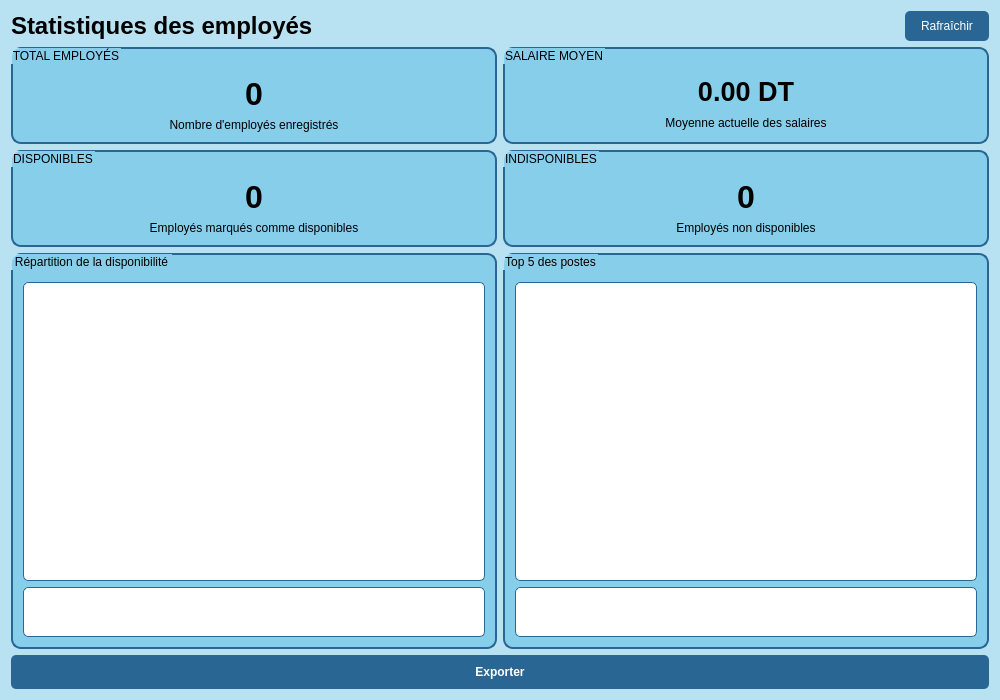
<?xml version="1.0" encoding="UTF-8"?>
<ui version="4.0">
 <class>Statistique</class>
 <widget class="QDialog" name="Statistique">
  <property name="geometry">
   <rect>
    <x>0</x>
    <y>0</y>
    <width>1000</width>
    <height>700</height>
   </rect>
  </property>
  <property name="windowTitle">
   <string>Statistiques des employés</string>
  </property>
  <property name="styleSheet">
   <string notr="true">background-color: #b8e2f2;</string>
  </property>
  <layout class="QVBoxLayout" name="verticalLayout">
   <item>
    <layout class="QHBoxLayout" name="headerLayout">
     <item>
      <widget class="QLabel" name="titleLabel">
       <property name="font">
        <font>
         <pointsize>18</pointsize>
         <bold>true</bold>
        </font>
       </property>
       <property name="text">
        <string>Statistiques des employés</string>
       </property>
      </widget>
     </item>
     <item>
      <spacer name="horizontalSpacer">
       <property name="orientation">
        <enum>Qt::Horizontal</enum>
       </property>
       <property name="sizeHint" stdset="0">
        <size>
         <width>40</width>
         <height>20</height>
        </size>
       </property>
      </spacer>
     </item>
     <item>
      <widget class="QPushButton" name="refreshButton">
       <property name="styleSheet">
        <string notr="true">background-color: rgb(41, 102, 148);
color: white;
padding: 8px 16px;
border-radius: 5px;</string>
       </property>
       <property name="text">
        <string>Rafraîchir</string>
       </property>
      </widget>
     </item>
    </layout>
   </item>
   <item>
    <layout class="QHBoxLayout" name="topRowLayout">
     <item>
      <widget class="QGroupBox" name="totalGroupBox">
       <property name="styleSheet">
        <string notr="true">QGroupBox {
    background-color: #87CEEB;
    border: 2px solid rgb(41, 102, 148);
    border-radius: 10px;
    padding: 15px;
}
QLabel {
    background-color: transparent;
}</string>
       </property>
       <property name="title">
        <string>TOTAL EMPLOYÉS</string>
       </property>
       <layout class="QVBoxLayout" name="verticalLayout_2">
        <item>
         <widget class="QLabel" name="totalEmployeesLabel">
          <property name="font">
           <font>
            <pointsize>24</pointsize>
            <bold>true</bold>
           </font>
          </property>
          <property name="text">
           <string>0</string>
          </property>
          <property name="alignment">
           <set>Qt::AlignCenter</set>
          </property>
         </widget>
        </item>
        <item>
         <widget class="QLabel" name="totalSubtitleLabel">
          <property name="text">
           <string>Nombre d'employés enregistrés</string>
          </property>
          <property name="alignment">
           <set>Qt::AlignCenter</set>
          </property>
         </widget>
        </item>
       </layout>
      </widget>
     </item>
     <item>
      <widget class="QGroupBox" name="avgSalaryGroupBox">
       <property name="styleSheet">
        <string notr="true">QGroupBox {
    background-color: #87CEEB;
    border: 2px solid rgb(41, 102, 148);
    border-radius: 10px;
    padding: 15px;
}
QLabel {
    background-color: transparent;
}</string>
       </property>
       <property name="title">
        <string>SALAIRE MOYEN</string>
       </property>
       <layout class="QVBoxLayout" name="verticalLayout_3">
        <item>
         <widget class="QLabel" name="avgSalaryLabel">
          <property name="font">
           <font>
            <pointsize>20</pointsize>
            <bold>true</bold>
           </font>
          </property>
          <property name="text">
           <string>0.00 DT</string>
          </property>
          <property name="alignment">
           <set>Qt::AlignCenter</set>
          </property>
         </widget>
        </item>
        <item>
         <widget class="QLabel" name="avgSalarySubtitleLabel">
          <property name="text">
           <string>Moyenne actuelle des salaires</string>
          </property>
          <property name="alignment">
           <set>Qt::AlignCenter</set>
          </property>
         </widget>
        </item>
       </layout>
      </widget>
     </item>
    </layout>
   </item>
   <item>
    <layout class="QHBoxLayout" name="middleRowLayout">
     <item>
      <widget class="QGroupBox" name="availableGroupBox">
       <property name="styleSheet">
        <string notr="true">QGroupBox {
    background-color: #87CEEB;
    border: 2px solid rgb(41, 102, 148);
    border-radius: 10px;
    padding: 15px;
}
QLabel {
    background-color: transparent;
}</string>
       </property>
       <property name="title">
        <string>DISPONIBLES</string>
       </property>
       <layout class="QVBoxLayout" name="verticalLayout_4">
        <item>
         <widget class="QLabel" name="availableLabel">
          <property name="font">
           <font>
            <pointsize>24</pointsize>
            <bold>true</bold>
           </font>
          </property>
          <property name="text">
           <string>0</string>
          </property>
          <property name="alignment">
           <set>Qt::AlignCenter</set>
          </property>
         </widget>
        </item>
        <item>
         <widget class="QLabel" name="availableSubtitleLabel">
          <property name="text">
           <string>Employés marqués comme disponibles</string>
          </property>
          <property name="alignment">
           <set>Qt::AlignCenter</set>
          </property>
         </widget>
        </item>
       </layout>
      </widget>
     </item>
     <item>
      <widget class="QGroupBox" name="unavailableGroupBox">
       <property name="styleSheet">
        <string notr="true">QGroupBox {
    background-color: #87CEEB;
    border: 2px solid rgb(41, 102, 148);
    border-radius: 10px;
    padding: 15px;
}
QLabel {
    background-color: transparent;
}</string>
       </property>
       <property name="title">
        <string>INDISPONIBLES</string>
       </property>
       <layout class="QVBoxLayout" name="verticalLayout_5">
        <item>
         <widget class="QLabel" name="unavailableLabel">
          <property name="font">
           <font>
            <pointsize>24</pointsize>
            <bold>true</bold>
           </font>
          </property>
          <property name="text">
           <string>0</string>
          </property>
          <property name="alignment">
           <set>Qt::AlignCenter</set>
          </property>
         </widget>
        </item>
        <item>
         <widget class="QLabel" name="unavailableSubtitleLabel">
          <property name="text">
           <string>Employés non disponibles</string>
          </property>
          <property name="alignment">
           <set>Qt::AlignCenter</set>
          </property>
         </widget>
        </item>
       </layout>
      </widget>
     </item>
    </layout>
   </item>
   <item>
    <layout class="QHBoxLayout" name="bottomRowLayout">
     <item>
      <widget class="QGroupBox" name="availabilityGroupBox">
       <property name="styleSheet">
        <string notr="true">QGroupBox {
    background-color: #87CEEB;
    border: 2px solid rgb(41, 102, 148);
    border-radius: 10px;
    padding: 15px;
}
QLabel {
    background-color: transparent;
}</string>
       </property>
       <property name="title">
        <string>Répartition de la disponibilité</string>
       </property>
       <layout class="QVBoxLayout" name="verticalLayout_6">
        <item>
         <widget class="QWidget" name="availabilityChartWidget" native="true">
          <property name="minimumSize">
           <size>
            <width>200</width>
            <height>150</height>
           </size>
          </property>
          <property name="styleSheet">
           <string notr="true">background-color: white;
border: 1px solid rgb(41, 102, 148);
border-radius: 5px;</string>
          </property>
         </widget>
        </item>
        <item>
         <widget class="QTextEdit" name="availabilityText">
          <property name="readOnly">
           <bool>true</bool>
          </property>
          <property name="maximumSize">
           <size>
            <width>16777215</width>
            <height>50</height>
           </size>
          </property>
          <property name="styleSheet">
           <string notr="true">background-color: white;
border: 1px solid rgb(41, 102, 148);
border-radius: 5px;</string>
          </property>
         </widget>
        </item>
       </layout>
      </widget>
     </item>
     <item>
      <widget class="QGroupBox" name="positionsGroupBox">
       <property name="styleSheet">
        <string notr="true">QGroupBox {
    background-color: #87CEEB;
    border: 2px solid rgb(41, 102, 148);
    border-radius: 10px;
    padding: 15px;
}
QLabel {
    background-color: transparent;
}</string>
       </property>
       <property name="title">
        <string>Top 5 des postes</string>
       </property>
       <layout class="QVBoxLayout" name="verticalLayout_7">
        <item>
         <widget class="QWidget" name="positionsChartWidget" native="true">
          <property name="minimumSize">
           <size>
            <width>200</width>
            <height>150</height>
           </size>
          </property>
          <property name="styleSheet">
           <string notr="true">background-color: white;
border: 1px solid rgb(41, 102, 148);
border-radius: 5px;</string>
          </property>
         </widget>
        </item>
        <item>
         <widget class="QTextEdit" name="topPositionsText">
          <property name="readOnly">
           <bool>true</bool>
          </property>
          <property name="maximumSize">
           <size>
            <width>16777215</width>
            <height>50</height>
           </size>
          </property>
          <property name="styleSheet">
           <string notr="true">background-color: white;
border: 1px solid rgb(41, 102, 148);
border-radius: 5px;</string>
          </property>
         </widget>
        </item>
       </layout>
      </widget>
     </item>
    </layout>
   </item>
   <item>
    <widget class="QPushButton" name="exportButton">
     <property name="styleSheet">
      <string notr="true">background-color: rgb(41, 102, 148);
color: white;
padding: 10px 20px;
border-radius: 5px;
font-weight: bold;</string>
   </property>
   <property name="text">
      <string>Exporter</string>
   </property>
  </widget>
   </item>
  </layout>
 </widget>
 <resources/>
 <connections/>
</ui>
